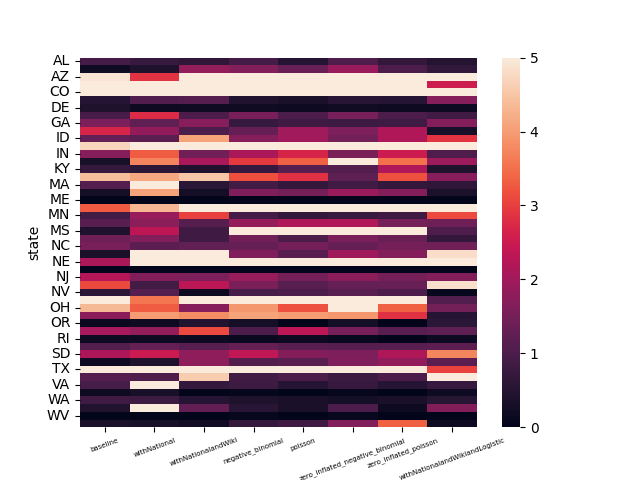

Recreate this plot in Python.

import pandas as pd
import numpy as np
import matplotlib.pyplot as plt
import seaborn as sns

baseline = pd.read_csv('baseline.csv', index_col=[0])
baselineWithNational = pd.read_csv('baselineWithNationalTest.csv', index_col=[0]).iloc[:, 1]
baselineWithNationalwithWiki = pd.read_csv('baselineWithNationalwithWikiTest.csv', index_col=[0]).iloc[:, 1]
statsmodels = pd.read_csv('statsmodels_mae.csv', index_col=[0]).iloc[:, [1,2,3,4]]
baselineWithNationalwithWikiwithLogistic = pd.read_csv('withArbovirusWithNationalwithWikiwithLogisticTest.csv', index_col=[0]).iloc[:, 1]

combined = pd.concat([baseline, baselineWithNational, baselineWithNationalwithWiki, statsmodels, baselineWithNationalwithWikiwithLogistic], axis=1)

combined = combined.set_index('state')


sns.heatmap(combined, vmin=0, vmax=5)

plt.xticks(rotation=20, fontsize=5)
plt.savefig('heatmap.png')